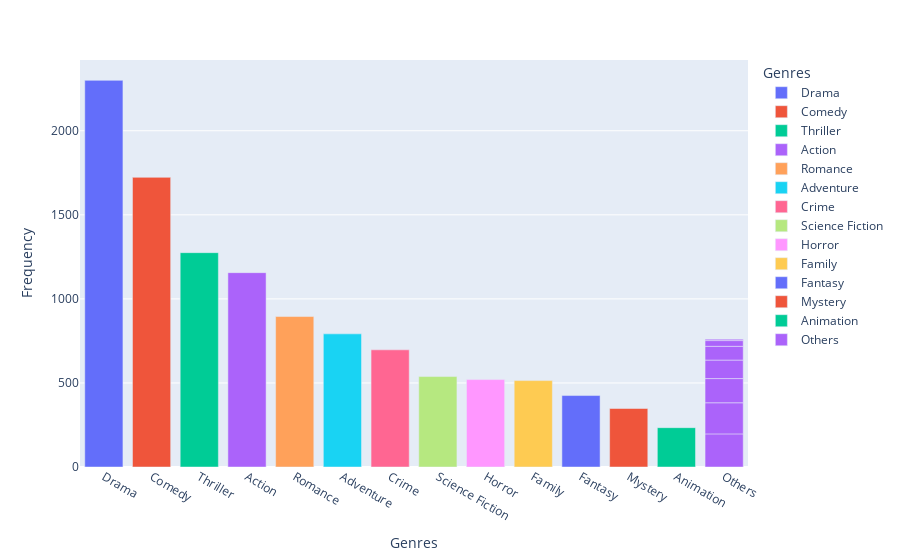

Here is the notebook cell this chart was saved with:
### Markdown cell above
## Q4: Use bar chart draws the relationship between genres of movies and Frequency.
![p1.png](attachment:p1.png)

### Code cell
px.bar(data_frame=Genres, x='Genres', y='Frequency', color='Genres')

### Figure 1 — Plotly figure (JSON) as saved in the notebook; plotly's stock layout.template omitted (floating-point values rounded to 4 significant figures)
{"data": [{"alignmentgroup": "True", "hovertemplate": "Genres=%{x}<br>Frequency=%{y}<extra></extra>", "legendgroup": "Drama", "marker": {"color": "#636efa", "pattern": {"shape": ""}}, "name": "Drama", "offsetgroup": "Drama", "orientation": "v", "showlegend": true, "textposition": "auto", "type": "bar", "x": ["Drama"], "xaxis": "x", "y": [2300], "yaxis": "y"}, {"alignmentgroup": "True", "hovertemplate": "Genres=%{x}<br>Frequency=%{y}<extra></extra>", "legendgroup": "Comedy", "marker": {"color": "#EF553B", "pattern": {"shape": ""}}, "name": "Comedy", "offsetgroup": "Comedy", "orientation": "v", "showlegend": true, "textposition": "auto", "type": "bar", "x": ["Comedy"], "xaxis": "x", "y": [1723], "yaxis": "y"}, {"alignmentgroup": "True", "hovertemplate": "Genres=%{x}<br>Frequency=%{y}<extra></extra>", "legendgroup": "Thriller", "marker": {"color": "#00cc96", "pattern": {"shape": ""}}, "name": "Thriller", "offsetgroup": "Thriller", "orientation": "v", "showlegend": true, "textposition": "auto", "type": "bar", "x": ["Thriller"], "xaxis": "x", "y": [1275], "yaxis": "y"}, {"alignmentgroup": "True", "hovertemplate": "Genres=%{x}<br>Frequency=%{y}<extra></extra>", "legendgroup": "Action", "marker": {"color": "#ab63fa", "pattern": {"shape": ""}}, "name": "Action", "offsetgroup": "Action", "orientation": "v", "showlegend": true, "textposition": "auto", "type": "bar", "x": ["Action"], "xaxis": "x", "y": [1156], "yaxis": "y"}, {"alignmentgroup": "True", "hovertemplate": "Genres=%{x}<br>Frequency=%{y}<extra></extra>", "legendgroup": "Romance", "marker": {"color": "#FFA15A", "pattern": {"shape": ""}}, "name": "Romance", "offsetgroup": "Romance", "orientation": "v", "showlegend": true, "textposition": "auto", "type": "bar", "x": ["Romance"], "xaxis": "x", "y": [895], "yaxis": "y"}, {"alignmentgroup": "True", "hovertemplate": "Genres=%{x}<br>Frequency=%{y}<extra></extra>", "legendgroup": "Adventure", "marker": {"color": "#19d3f3", "pattern": {"shape": ""}}, "name": "Adventure", "offsetgroup": "Adventure", "orientation": "v", "showlegend": true, "textposition": "auto", "type": "bar", "x": ["Adventure"], "xaxis": "x", "y": [792], "yaxis": "y"}, {"alignmentgroup": "True", "hovertemplate": "Genres=%{x}<br>Frequency=%{y}<extra></extra>", "legendgroup": "Crime", "marker": {"color": "#FF6692", "pattern": {"shape": ""}}, "name": "Crime", "offsetgroup": "Crime", "orientation": "v", "showlegend": true, "textposition": "auto", "type": "bar", "x": ["Crime"], "xaxis": "x", "y": [697], "yaxis": "y"}, {"alignmentgroup": "True", "hovertemplate": "Genres=%{x}<br>Frequency=%{y}<extra></extra>", "legendgroup": "Science Fiction", "marker": {"color": "#B6E880", "pattern": {"shape": ""}}, "name": "Science Fiction", "offsetgroup": "Science Fiction", "orientation": "v", "showlegend": true, "textposition": "auto", "type": "bar", "x": ["Science Fiction"], "xaxis": "x", "y": [538], "yaxis": "y"}, {"alignmentgroup": "True", "hovertemplate": "Genres=%{x}<br>Frequency=%{y}<extra></extra>", "legendgroup": "Horror", "marker": {"color": "#FF97FF", "pattern": {"shape": ""}}, "name": "Horror", "offsetgroup": "Horror", "orientation": "v", "showlegend": true, "textposition": "auto", "type": "bar", "x": ["Horror"], "xaxis": "x", "y": [520], "yaxis": "y"}, {"alignmentgroup": "True", "hovertemplate": "Genres=%{x}<br>Frequency=%{y}<extra></extra>", "legendgroup": "Family", "marker": {"color": "#FECB52", "pattern": {"shape": ""}}, "name": "Family", "offsetgroup": "Family", "orientation": "v", "showlegend": true, "textposition": "auto", "type": "bar", "x": ["Family"], "xaxis": "x", "y": [514], "yaxis": "y"}, {"alignmentgroup": "True", "hovertemplate": "Genres=%{x}<br>Frequency=%{y}<extra></extra>", "legendgroup": "Fantasy", "marker": {"color": "#636efa", "pattern": {"shape": ""}}, "name": "Fantasy", "offsetgroup": "Fantasy", "orientation": "v", "showlegend": true, "textposition": "auto", "type": "bar", "x": ["Fantasy"], "xaxis": "x", "y": [425], "yaxis": "y"}, {"alignmentgroup": "True", "hovertemplate": "Genres=%{x}<br>Frequency=%{y}<extra></extra>", "legendgroup": "Mystery", "marker": {"color": "#EF553B", "pattern": {"shape": ""}}, "name": "Mystery", "offsetgroup": "Mystery", "orientation": "v", "showlegend": true, "textposition": "auto", "type": "bar", "x": ["Mystery"], "xaxis": "x", "y": [348], "yaxis": "y"}, {"alignmentgroup": "True", "hovertemplate": "Genres=%{x}<br>Frequency=%{y}<extra></extra>", "legendgroup": "Animation", "marker": {"color": "#00cc96", "pattern": {"shape": ""}}, "name": "Animation", "offsetgroup": "Animation", "orientation": "v", "showlegend": true, "textposition": "auto", "type": "bar", "x": ["Animation"], "xaxis": "x", "y": [234], "yaxis": "y"}, {"alignmentgroup": "True", "hovertemplate": "Genres=%{x}<br>Frequency=%{y}<extra></extra>", "legendgroup": "Others", "marker": {"color": "#ab63fa", "pattern": {"shape": ""}}, "name": "Others", "offsetgroup": "Others", "orientation": "v", "showlegend": true, "textposition": "auto", "type": "bar", "x": ["Others", "Others", "Others", "Others", "Others", "Others", "Others"], "xaxis": "x", "y": [197, 185, 144, 110, 82, 34, 8], "yaxis": "y"}], "layout": {"autosize": true, "barmode": "relative", "legend": {"title": {"text": "Genres"}, "tracegroupgap": 0}, "margin": {"t": 60}, "xaxis": {"anchor": "y", "autorange": true, "categoryarray": ["Drama", "Comedy", "Thriller", "Action", "Romance", "Adventure", "Crime", "Science Fiction", "Horror", "Family", "Fantasy", "Mystery", "Animation", "Others"], "categoryorder": "array", "domain": [0, 1], "range": [-0.5, 13.5], "title": {"text": "Genres"}, "type": "category"}, "yaxis": {"anchor": "x", "autorange": true, "domain": [0, 1], "range": [0, 2421.0], "title": {"text": "Frequency"}, "type": "linear"}}}
